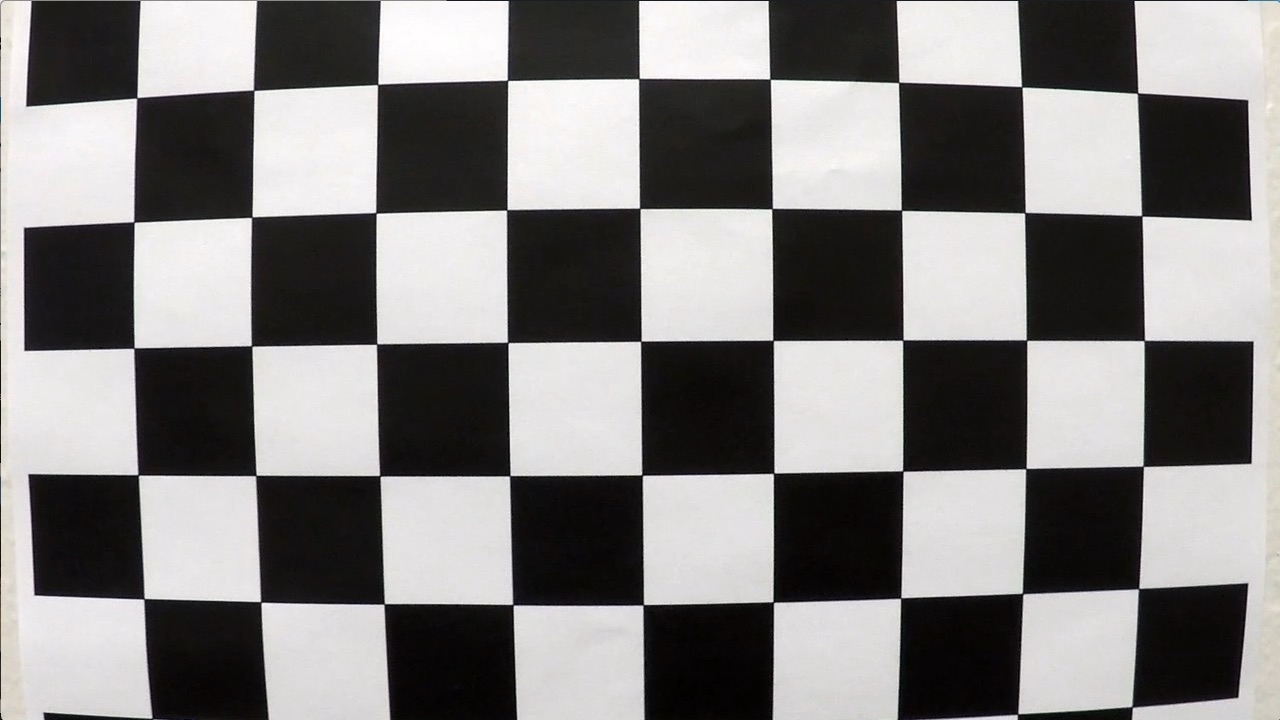
#> input picture camera_cal/calibration1.jpg, 1280 x 720 px; its folder holds 4 pictures in this run; the run also reads 1 picture not shown here
$ python camera_calibration.py
#> lines starting #> are read from the running program, lines starting #| are printed output that depends on the picture
import cv2
import os
import glob
import numpy as np


class CameraCalibration():

    def __init__(self, calib_folder, rebuild_model=False):
        self.full_path = os.path.join(os.getcwd(), calib_folder)
        self.images = glob.glob(self.full_path + '/*.jpg')
        (self.x_cor, self.y_cor) = (9, 6)
        self.objpoints = []
        self.imgpoints = []
        self.shape = None

        if rebuild_model is True:
            self.corner_points = []
            self.object_points = []
            self.shape = None
            self.find_corners()
            # ret, self.mtx, self.dist, self.rvecs, self.tvecs = \
            #     cv2.calibrateCamera(self.object_points, self.corner_points, self.shape, None, None)
        else:
            try:
                self.object_points = np.load('objpoints.npy')
                self.corner_points = np.load('imgpoints.npy')
                self.shape = tuple(np.load('imgshape.npy'))
            except:
                self.corner_points = []
                self.object_points = []
                self.shape = None
                self.find_corners()

        ret, self.mtx, self.dist, self.rvecs, self.tvecs = \
            cv2.calibrateCamera(self.object_points, self.corner_points, self.shape, None, None)


    def find_corners(self):
        '''
        Find the corners in the checkboard pattern
        :param image:
        :return:
        '''

        for each_image in self.images:
            image = cv2.imread(each_image)
#> image is the input picture: shape (720, 1280, 3); mean B, G, R 127.8, 128.4, 130.1
            image_gray = cv2.cvtColor(image, cv2.COLOR_BGR2GRAY)
            base_objp = np.zeros((6 * 9, 3), np.float32)
            base_objp[:, :2] = np.mgrid[0:9, 0:6].T.reshape(-1, 2)
            self.shape = image_gray.shape[::-1]
#> self.shape = (1280, 720)
            ret, corners = cv2.findChessboardCorners(image=image_gray,patternSize=(self.x_cor, self.y_cor))
#> ret = False; corners = None
            print(ret)
#| False
            if ret is True:
                # print(corners)
                self.corner_points.append(corners)
                self.object_points.append(base_objp)

        np.save('objpoints', self.object_points)
        np.save('imgpoints', self.corner_points)
        np.save('imgshape', self.shape)

    def undistort_image(self, image):
        undistorted_image = cv2.undistort(image, cameraMatrix=self.mtx, distCoeffs=self.dist,
                                          dst=None, newCameraMatrix=None)
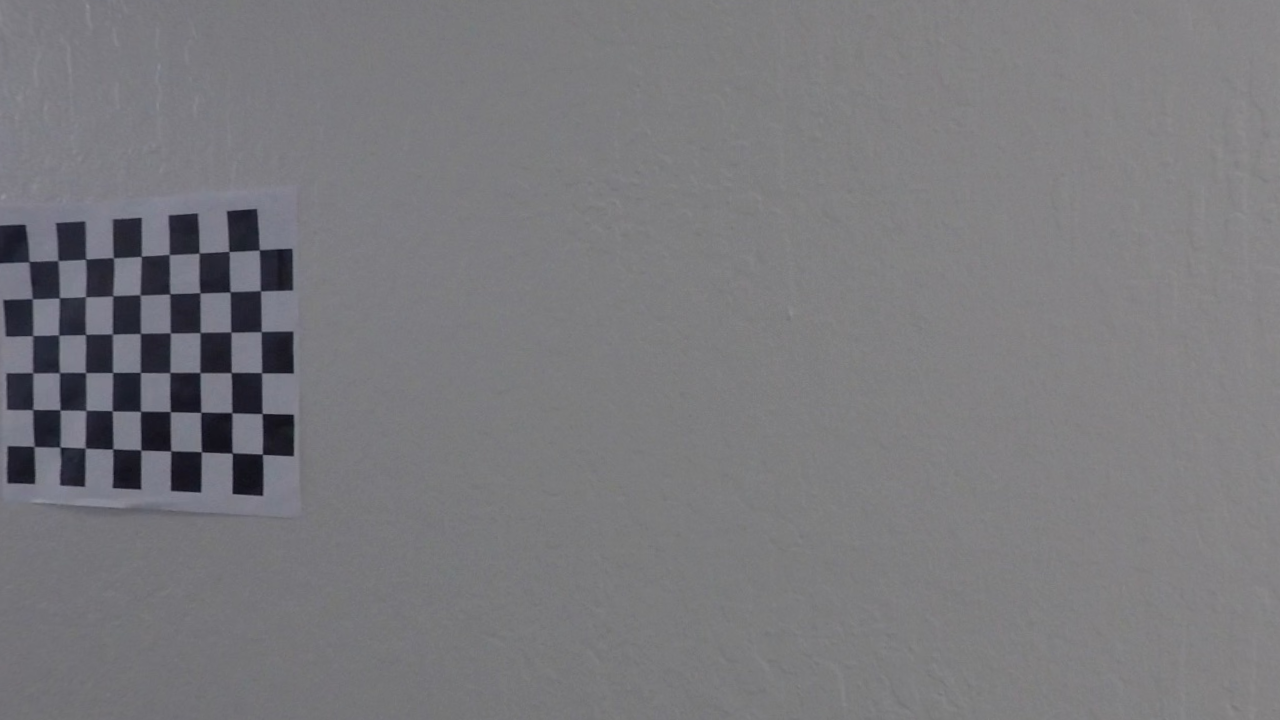
#> undistorted_image: shape (720, 1280, 3); mean B, G, R 124.5, 120.9, 121.4
        return undistorted_image


if __name__ == '__main__':
    cc = CameraCalibration('camera_cal/', rebuild_model=False)
    img = cc.images[2]
    image = cv2.imread(img)
    u_image = cc.undistort_image(image)
    # cv2.imshow('orif', image)
    # cv2.imshow('undistorted', u_image)
    # cv2.waitKey(0)
